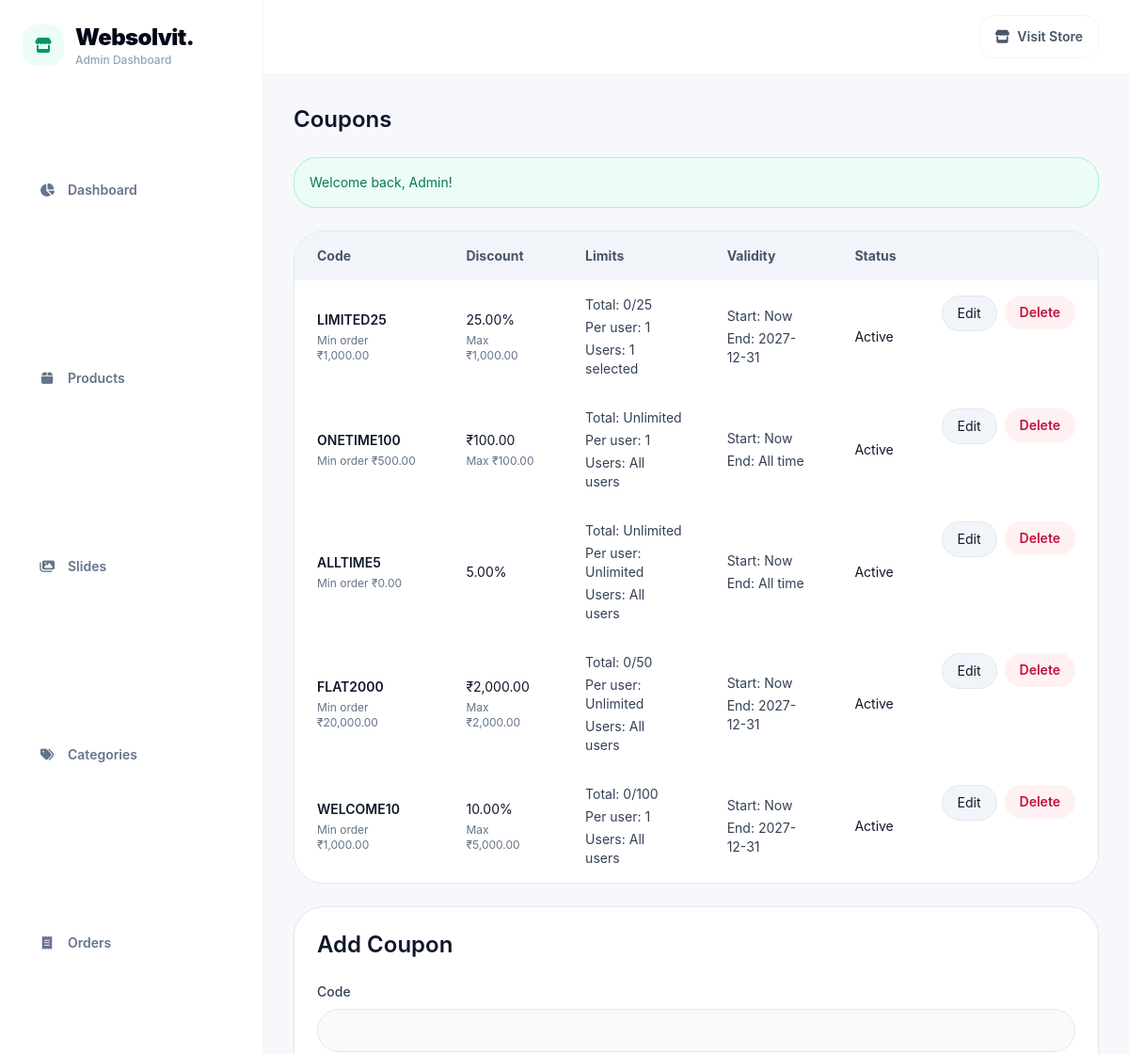
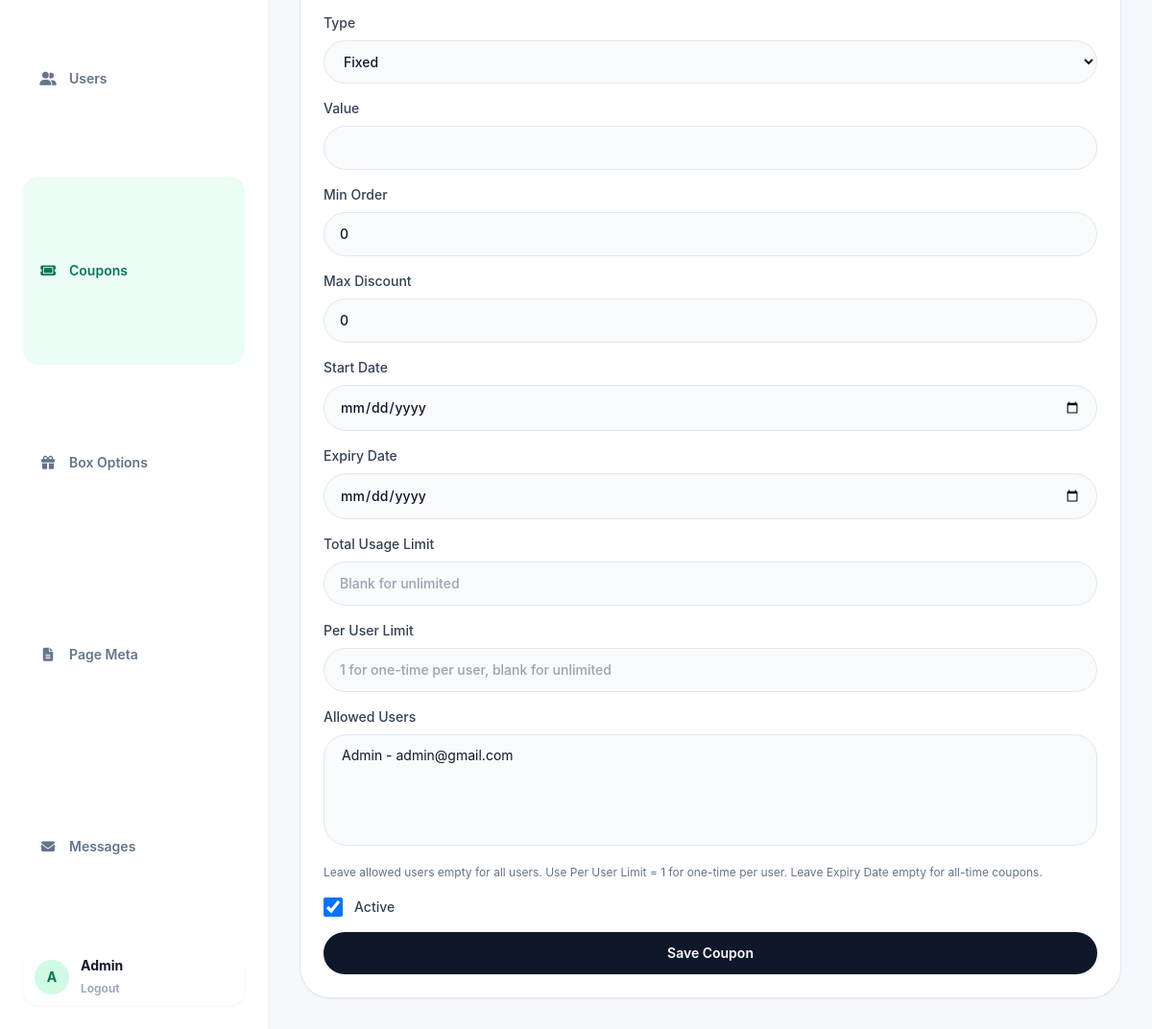
Page /admin/coupons.php (signed in) on the committed database (2 pictures, top to bottom).
### tables this page shows
CREATE TABLE IF NOT EXISTS users (
    id INT AUTO_INCREMENT PRIMARY KEY,
    name VARCHAR(120) NOT NULL,
    phone VARCHAR(20) DEFAULT NULL,
    email VARCHAR(150) NOT NULL UNIQUE,
    password VARCHAR(255) NOT NULL,
    role ENUM('user','admin') NOT NULL DEFAULT 'user',
    created_at TIMESTAMP DEFAULT CURRENT_TIMESTAMP
);

CREATE TABLE IF NOT EXISTS coupons (
    id INT AUTO_INCREMENT PRIMARY KEY,
    code VARCHAR(50) NOT NULL UNIQUE,
    type ENUM('percent','fixed') NOT NULL DEFAULT 'fixed',
    value DECIMAL(10,2) NOT NULL DEFAULT 0.00,
    min_order DECIMAL(10,2) NOT NULL DEFAULT 0.00,
    max_discount DECIMAL(10,2) NOT NULL DEFAULT 0.00,
    starts_at DATE DEFAULT NULL,
    expiry_date DATE DEFAULT NULL,
    usage_limit INT UNSIGNED DEFAULT NULL,
    per_user_limit INT UNSIGNED DEFAULT NULL,
    used_count INT NOT NULL DEFAULT 0,
    status TINYINT(1) NOT NULL DEFAULT 1,
    created_at TIMESTAMP DEFAULT CURRENT_TIMESTAMP
);

### includes/functions.php (called while the page is built, shortened)
<?php
require_once __DIR__ . '/db.php';
function sanitize($value) {
    return htmlspecialchars(trim($value), ENT_QUOTES, 'UTF-8');
}
function isLoggedIn() {
    return !empty($_SESSION['user_id']);
}
function getCurrentUser() {
    global $pdo;
    $stmt = $pdo->prepare('SELECT id, name, email FROM users WHERE id = ?');
    $stmt->execute([$_SESSION['user_id']]);
    return $stmt->fetch();
}
function flash($key, $message = null) {
    if ($message === null) {
        if (!empty($_SESSION['flash'][$key])) {
            $msg = $_SESSION['flash'][$key];
            return $msg;
        }
        return null;
    }
}

### admin/coupons.php (the view, shortened to what this page needs)
<?php
require_once __DIR__ . '/_header.php';
$coupon = null;
$selectedUserIds = [];
$users = $pdo->query('SELECT id, name, email FROM users ORDER BY name')->fetchAll();
$coupons = $pdo->query(
    'SELECT c.*, COUNT(cau.id) AS allowed_user_count
     FROM coupons c
     LEFT JOIN coupon_users cau ON cau.coupon_id = c.id AND cau.is_allowed = 1
     GROUP BY c.id
     ORDER BY c.id DESC'
)->fetchAll();
?>
<div class="grid gap-6 xl:grid-cols-[2fr_1fr]">
    <div>
        <h2 class="text-2xl font-semibold text-slate-900">Coupons</h2>
        <?php if ($msg = flash('success')): ?><div class="mt-6 rounded-3xl border border-emerald-200 bg-emerald-50 p-4 text-sm text-emerald-700"><?= sanitize($msg) ?></div><?php endif; ?>
        <div class="mt-6 overflow-hidden rounded-[2rem] border border-slate-200">
            <table class="w-full border-separate border-spacing-0 text-left text-sm">
                <thead class="bg-slate-100 text-slate-600">
                    <tr>
                        <th class="px-6 py-4">Code</th>
                        <th class="px-6 py-4">Discount</th>
                        <th class="px-6 py-4">Limits</th>
                        <th class="px-6 py-4">Validity</th>
                        <th class="px-6 py-4">Status</th>
                        <th class="px-6 py-4"></th>
                    </tr>
                </thead>
                <tbody>
                    <?php foreach ($coupons as $item): ?>
                        <tr class="border-t border-slate-200 bg-white">
                            <td class="px-6 py-4">
                                <p class="font-semibold text-slate-900"><?= sanitize($item['code']) ?></p>
                                <p class="mt-1 text-xs text-slate-500">Min order &#8377;<?= number_format($item['min_order'], 2) ?></p>
                            </td>
                            <td class="px-6 py-4">
                                <?= $item['type'] === 'percent' ? sanitize($item['value']) . '%' : '&#8377;' . number_format($item['value'], 2) ?>
                                <?php if ((float)$item['max_discount'] > 0): ?>
                                    <p class="mt-1 text-xs text-slate-500">Max &#8377;<?= number_format($item['max_discount'], 2) ?></p>
                                <?php endif; ?>
                            </td>
                            <td class="px-6 py-4 text-slate-700">
                                <p>Total: <?= $item['usage_limit'] ? (int)$item['used_count'] . '/' . (int)$item['usage_limit'] : 'Unlimited' ?></p>
                                <p class="mt-1">Per user: <?= $item['per_user_limit'] ? (int)$item['per_user_limit'] : 'Unlimited' ?></p>
                                <p class="mt-1">Users: <?= $item['allowed_user_count'] ? (int)$item['allowed_user_count'] . ' selected' : 'All users' ?></p>
                            </td>
                            <td class="px-6 py-4 text-slate-700">
                                <p>Start: <?= $item['starts_at'] ? sanitize($item['starts_at']) : 'Now' ?></p>
                                <p class="mt-1">End: <?= $item['expiry_date'] ? sanitize($item['expiry_date']) : 'All time' ?></p>
                            </td>
                            <td class="px-6 py-4"><?= $item['status'] ? 'Active' : 'Disabled' ?></td>
                            <td class="px-6 py-4 space-x-2 flex ">
                                <a class="inline-flex rounded-full border border-slate-200 bg-slate-100 px-4 py-2 text-sm text-slate-900 hover:bg-slate-50" href="<?= BASE_URL ?>/admin/coupons.php?edit=<?= $item['id'] ?>">Edit</a>
                                <form class="inline" method="post" onsubmit="return confirm('Delete coupon?');"><input type="hidden" name="delete_id" value="<?= $item['id'] ?>"><button class="inline-flex rounded-full bg-rose-50 px-4 py-2 text-sm font-semibold text-rose-700 hover:bg-rose-100">Delete</button></form>
                            </td>
                        </tr>
                    <?php endforeach; ?>
                </tbody>
            </table>
        </div>
    </div>
    <aside class="rounded-[2rem] border border-slate-200 bg-white p-6 shadow-sm">
        <h2 class="text-2xl font-semibold text-slate-900"><?= $coupon ? 'Edit Coupon' : 'Add Coupon' ?></h2>
        <form method="post" class="mt-6 space-y-4">
            <label class="block text-sm font-medium text-slate-700">Code<input name="code" value="<?= sanitize($coupon['code'] ?? '') ?>" class="mt-2 w-full rounded-3xl border border-slate-200 bg-slate-50 px-4 py-3 text-slate-900 outline-none focus:border-slate-900" required /></label>
            <label class="block text-sm font-medium text-slate-700">Type<select name="type" class="mt-2 w-full rounded-3xl border border-slate-200 bg-slate-50 px-4 py-3 text-slate-900 outline-none focus:border-slate-900"><option value="fixed" <?= ($coupon['type'] ?? '') === 'fixed' ? 'selected' : '' ?>>Fixed</option><option value="percent" <?= ($coupon['type'] ?? '') === 'percent' ? 'selected' : '' ?>>Percent</option></select></label>
            <label class="block text-sm font-medium text-slate-700">Value<input type="number" step="0.01" name="value" value="<?= sanitize($coupon['value'] ?? '') ?>" class="mt-2 w-full rounded-3xl border border-slate-200 bg-slate-50 px-4 py-3 text-slate-900 outline-none focus:border-slate-900" required /></label>
            <label class="block text-sm font-medium text-slate-700">Min Order<input type="number" step="0.01" name="min_order" value="<?= sanitize($coupon['min_order'] ?? '0') ?>" class="mt-2 w-full rounded-3xl border border-slate-200 bg-slate-50 px-4 py-3 text-slate-900 outline-none focus:border-slate-900" required /></label>
            <label class="block text-sm font-medium text-slate-700">Max Discount<input type="number" step="0.01" name="max_discount" value="<?= sanitize($coupon['max_discount'] ?? '0') ?>" class="mt-2 w-full rounded-3xl border border-slate-200 bg-slate-50 px-4 py-3 text-slate-900 outline-none focus:border-slate-900" /></label>
            <label class="block text-sm font-medium text-slate-700">Start Date<input type="date" name="starts_at" value="<?= sanitize($coupon['starts_at'] ?? '') ?>" class="mt-2 w-full rounded-3xl border border-slate-200 bg-slate-50 px-4 py-3 text-slate-900 outline-none focus:border-slate-900" /></label>
            <label class="block text-sm font-medium text-slate-700">Expiry Date<input type="date" name="expiry_date" value="<?= sanitize($coupon['expiry_date'] ?? '') ?>" class="mt-2 w-full rounded-3xl border border-slate-200 bg-slate-50 px-4 py-3 text-slate-900 outline-none focus:border-slate-900" /></label>
            <label class="block text-sm font-medium text-slate-700">Total Usage Limit<input type="number" min="1" name="usage_limit" value="<?= sanitize($coupon['usage_limit'] ?? '') ?>" placeholder="Blank for unlimited" class="mt-2 w-full rounded-3xl border border-slate-200 bg-slate-50 px-4 py-3 text-slate-900 outline-none focus:border-slate-900" /></label>
            <label class="block text-sm font-medium text-slate-700">Per User Limit<input type="number" min="1" name="per_user_limit" value="<?= sanitize($coupon['per_user_limit'] ?? '') ?>" placeholder="1 for one-time per user, blank for unlimited" class="mt-2 w-full rounded-3xl border border-slate-200 bg-slate-50 px-4 py-3 text-slate-900 outline-none focus:border-slate-900" /></label>
            <label class="block text-sm font-medium text-slate-700">Allowed Users<select name="allowed_user_ids[]" multiple size="5" class="mt-2 w-full rounded-3xl border border-slate-200 bg-slate-50 px-4 py-3 text-slate-900 outline-none focus:border-slate-900">
                <?php foreach ($users as $itemUser): ?>
                    <option value="<?= (int)$itemUser['id'] ?>" <?= in_array((int)$itemUser['id'], $selectedUserIds, true) ? 'selected' : '' ?>><?= sanitize($itemUser['name']) ?> - <?= sanitize($itemUser['email']) ?></option>
                <?php endforeach; ?>
            </select></label>
            <p class="text-xs leading-5 text-slate-500">Leave allowed users empty for all users. Use Per User Limit = 1 for one-time per user. Leave Expiry Date empty for all-time coupons.</p>
            <label class="flex items-center gap-3 text-sm font-medium text-slate-700"><input type="checkbox" name="status" class="h-5 w-5 rounded border-slate-300 text-brand focus:ring-brand" <?= !isset($coupon['status']) || $coupon['status'] ? 'checked' : '' ?> /> Active</label>
            <button class="inline-flex w-full items-center justify-center rounded-3xl bg-slate-900 px-6 py-3 text-sm font-semibold text-white hover:bg-slate-800">Save Coupon</button>
        </form>
    </aside>
</div>
<?php require_once __DIR__ . '/_footer.php'; ?>

### admin/_header.php (shortened to what this page needs)
<?php
require_once __DIR__ . '/../includes/functions.php';
$currentUser = getCurrentUser();
$adminName = sanitize(is_array($currentUser) && !empty($currentUser['name']) ? $currentUser['name'] : 'Admin');
$currentAdminPage = basename($_SERVER['SCRIPT_NAME'] ?? '');
$adminNavItems = [
    ['dashboard.php', 'Dashboard', 'fa-solid fa-chart-pie'],
    ['products.php', 'Products', 'fa-solid fa-box'],
    ['slides.php', 'Slides', 'fa-solid fa-images'],
    ['categories.php', 'Categories', 'fa-solid fa-tags'],
    ['orders.php', 'Orders', 'fa-solid fa-receipt'],
    ['users.php', 'Users', 'fa-solid fa-user-group'],
    ['coupons.php', 'Coupons', 'fa-solid fa-ticket'],
    ['box-options.php', 'Box Options', 'fa-solid fa-gift'],
    ['page-meta.php', 'Page Meta', 'fa-solid fa-file-lines'],
    ['messages.php', 'Messages', 'fa-solid fa-envelope'],
];
?>
<!DOCTYPE html>
<html lang="en">
<head>
    <script src="https://cdn.tailwindcss.com"></script>
    <link rel="stylesheet" href="https://cdnjs.cloudflare.com/ajax/libs/font-awesome/6.5.2/css/all.min.css" />
</head>
<body class="min-h-screen bg-[#f7f8fb] text-slate-900 font-body">
    <div class="min-h-screen lg:grid lg:grid-cols-[280px_1fr]">
        <aside class="border-r border-slate-100 bg-white lg:sticky lg:top-0 lg:h-screen">
            <div class="flex h-full flex-col p-6">
                <a href="<?= BASE_URL ?>/admin/dashboard.php" class="flex items-center gap-3">
                    <span class="flex h-11 w-11 items-center justify-center rounded-2xl bg-emerald-50 text-emerald-600">
                        <i class="fa-solid fa-store"></i>
                    </span>
                    <span>
                        <span class="block text-2xl font-black tracking-tight text-slate-950">Websolvit.</span>
                        <span class="block text-xs font-medium text-slate-400">Admin Dashboard</span>
                    </span>
                </a>
                <nav class="flex-1 overflow-y-auto mt-8 grid gap-1 text-sm font-semibold text-slate-500">
                    <?php foreach ($adminNavItems as $item): ?>
                        <?php $isActiveAdminItem = $currentAdminPage === $item[0]; ?>
                        <a href="<?= BASE_URL ?>/admin/<?= $item[0] ?>" class="flex items-center gap-3 rounded-2xl px-4 py-3 transition <?= $isActiveAdminItem ? 'bg-emerald-50 text-emerald-700' : 'hover:bg-slate-50 hover:text-slate-900' ?>">
                            <i class="<?= $item[2] ?> w-5 text-center text-sm"></i>
                            <span><?= sanitize($item[1]) ?></span>
                        </a>
                    <?php endforeach; ?>
                </nav>
                <div class="flex items-center gap-3 rounded-2xl bg-white px-3 py-2 shadow-sm mt-2">
                        <div class="flex h-9 w-9 items-center justify-center rounded-full bg-emerald-100 text-sm font-bold text-emerald-700">
                            <?= sanitize(strtoupper(substr($adminName, 0, 1))) ?>
                        </div>
                        <div class="hidden sm:block">
                            <p class="text-sm font-bold text-slate-900"><?= $adminName ?></p>
                            <a href="<?= BASE_URL ?>/admin/logout.php" class="text-xs font-semibold text-slate-400 hover:text-rose-500">Logout</a>
                        </div>
                    </div>
            </div>
        </aside>
        <div class="min-w-0">
            <header class="sticky top-0 z-30 border-b border-slate-100 bg-white">
                <div class="flex gap-4 px-4 py-4 sm:px-6 flex-row items-center justify-end lg:px-8">
                    <a href="<?= BASE_URL ?>/" target="_blank" class="hidden rounded-2xl flex items-center border border-slate-100 bg-white px-4 py-3 text-sm font-semibold text-slate-600 flex gap-2 hover:text-slate-950 sm:inline-flex"><i class="fa-solid fa-store"></i>Visit Store</a>
                </div>
            </header>
            <main class="px-4 py-8 sm:px-6 lg:px-8">

### admin/_footer.php
        </main>
    </div>
</div>
</body>
</html>

### rows in the picture
users: name "A", name "Admin", $itemUser['id'] 1 (drawn)
coupons: code "LIMITED25", min_order "1,000.00", value "25.00", max_discount "1,000.00", used_count "0", usage_limit "25", per_user_limit "1", allowed_user_count "1", shows "Now", expiry_date "2027-12-31", status "Active"
coupons: code "ONETIME100", min_order "500.00", value "100.00", max_discount "100.00", shows "Unlimited", per_user_limit "1", shows "All users", shows "Now", shows "All time", status "Active"
coupons: code "ALLTIME5", min_order "0.00", value "5.00", shows "Unlimited", shows "All users", shows "Now", shows "All time", status "Active"
coupons: code "FLAT2000", min_order "20,000.00", value "2,000.00", max_discount "2,000.00", used_count "0", usage_limit "50", shows "Unlimited", shows "All users", shows "Now", expiry_date "2027-12-31", status "Active"
coupons: code "WELCOME10", min_order "1,000.00", value "10.00", max_discount "5,000.00", used_count "0", usage_limit "100", per_user_limit "1", shows "All users", shows "Now", expiry_date "2027-12-31", status "Active"

### other values in the picture
$item[1] "Dashboard"
$item[1] "Products"
$item[1] "Slides"
$item[1] "Categories"
$item[1] "Orders"
$item[1] "Users"
$item[1] "Coupons"
$item[1] "Box Options"
$item[1] "Page Meta"
$item[1] "Messages"
$msg "Welcome back, Admin!"
